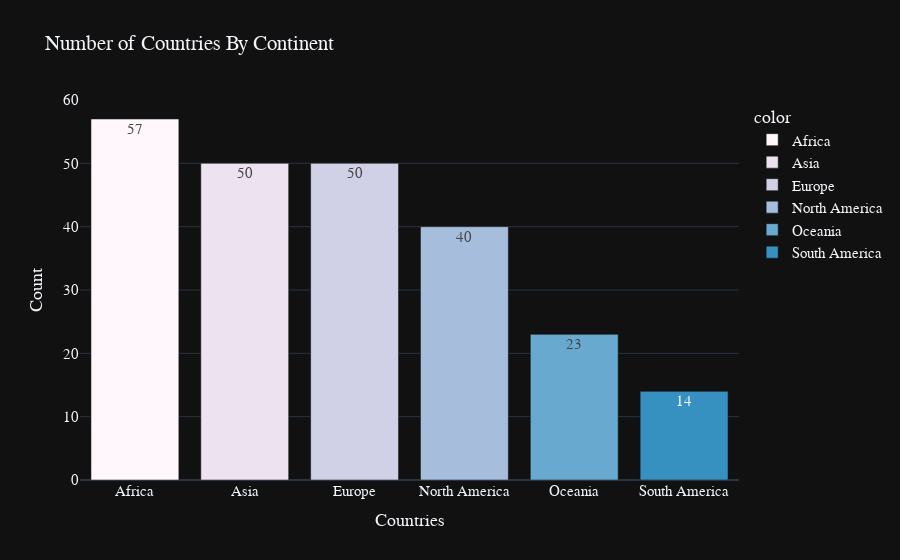

Notebook source saved alongside this figure:
### Markdown cell above
- Categorical data columns : Country,Continent
- Numerical data columns - rest of columns
- First sort most population continents by histogram : Asia,Africa,Europe

### Code cell
'''
country_count = df['Country'].value_counts()
fig = px.bar(y=country_count.values, 
             x=country_count.index, 
             color = country_count.index,
             color_discrete_sequence=px.colors.sequential.PuBuGn,
             text=country_count.values,
             title= 'Number of Countries By Continent',
             template= 'plotly_dark')
fig.update_layout(
    xaxis_title="Countries",
    yaxis_title="Count",
    font = dict(size=15,family="Franklin Gothic"))
fig.show() 
'''
countries_count = df['Continent'].value_counts()
fig = px.bar(y=countries_count.values,
             x=countries_count.index,
             color=countries_count.index,
             color_discrete_sequence=px.colors.sequential.PuBuGn,
             text=countries_count.values,
             title= 'Number of Countries By Continent',
             template= 'plotly_dark')
fig.update_layout(
    xaxis_title="Countries",
    yaxis_title="Count",
    font = dict(size=15,family="Roboto Mono"))

fig.show()

### Figure 1 — Plotly figure (JSON) as saved in the notebook; plotly's stock layout.template omitted (floating-point values rounded to 4 significant figures)
{"data": [{"alignmentgroup": "True", "hovertemplate": "color=Africa<br>x=%{x}<br>y=%{y}<br>text=%{text}<extra></extra>", "legendgroup": "Africa", "marker": {"color": "rgb(255,247,251)", "pattern": {"shape": ""}}, "name": "Africa", "offsetgroup": "Africa", "orientation": "v", "showlegend": true, "text": [57], "textposition": "auto", "type": "bar", "x": ["Africa"], "xaxis": "x", "y": [57], "yaxis": "y"}, {"alignmentgroup": "True", "hovertemplate": "color=Asia<br>x=%{x}<br>y=%{y}<br>text=%{text}<extra></extra>", "legendgroup": "Asia", "marker": {"color": "rgb(236,226,240)", "pattern": {"shape": ""}}, "name": "Asia", "offsetgroup": "Asia", "orientation": "v", "showlegend": true, "text": [50], "textposition": "auto", "type": "bar", "x": ["Asia"], "xaxis": "x", "y": [50], "yaxis": "y"}, {"alignmentgroup": "True", "hovertemplate": "color=Europe<br>x=%{x}<br>y=%{y}<br>text=%{text}<extra></extra>", "legendgroup": "Europe", "marker": {"color": "rgb(208,209,230)", "pattern": {"shape": ""}}, "name": "Europe", "offsetgroup": "Europe", "orientation": "v", "showlegend": true, "text": [50], "textposition": "auto", "type": "bar", "x": ["Europe"], "xaxis": "x", "y": [50], "yaxis": "y"}, {"alignmentgroup": "True", "hovertemplate": "color=North America<br>x=%{x}<br>y=%{y}<br>text=%{text}<extra></extra>", "legendgroup": "North America", "marker": {"color": "rgb(166,189,219)", "pattern": {"shape": ""}}, "name": "North America", "offsetgroup": "North America", "orientation": "v", "showlegend": true, "text": [40], "textposition": "auto", "type": "bar", "x": ["North America"], "xaxis": "x", "y": [40], "yaxis": "y"}, {"alignmentgroup": "True", "hovertemplate": "color=Oceania<br>x=%{x}<br>y=%{y}<br>text=%{text}<extra></extra>", "legendgroup": "Oceania", "marker": {"color": "rgb(103,169,207)", "pattern": {"shape": ""}}, "name": "Oceania", "offsetgroup": "Oceania", "orientation": "v", "showlegend": true, "text": [23], "textposition": "auto", "type": "bar", "x": ["Oceania"], "xaxis": "x", "y": [23], "yaxis": "y"}, {"alignmentgroup": "True", "hovertemplate": "color=South America<br>x=%{x}<br>y=%{y}<br>text=%{text}<extra></extra>", "legendgroup": "South America", "marker": {"color": "rgb(54,144,192)", "pattern": {"shape": ""}}, "name": "South America", "offsetgroup": "South America", "orientation": "v", "showlegend": true, "text": [14], "textposition": "auto", "type": "bar", "x": ["South America"], "xaxis": "x", "y": [14], "yaxis": "y"}], "layout": {"barmode": "relative", "font": {"family": "Roboto Mono", "size": 15}, "legend": {"title": {"text": "color"}, "tracegroupgap": 0}, "title": {"text": "Number of Countries By Continent"}, "xaxis": {"anchor": "y", "domain": [0, 1], "title": {"text": "Countries"}}, "yaxis": {"anchor": "x", "domain": [0, 1], "title": {"text": "Count"}}}}
